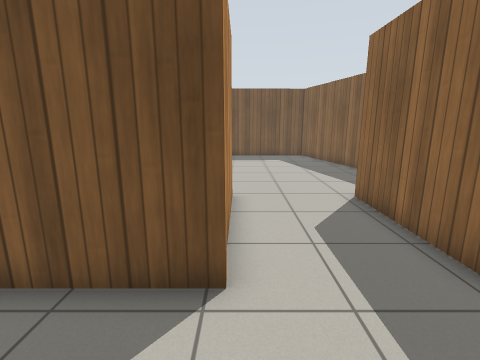
view 1 (above)

12 first-person views from a walk through a Gazebo world. The camera is 1.2 m above the floor, tilts 12° down and sees 85° across. The floor is counted in squares, 0.5 m on a side. Each view is taken from the middle of a square. On the plan, view 1 faces up. The plan holds only what a view shows up to about 17 squares ahead; the rest is blank. Gazebo's built-in surfaces are drawn with simple patterns.

view 2
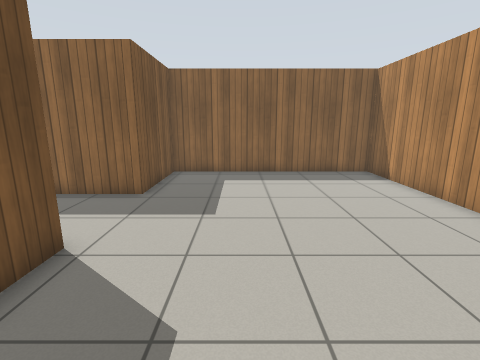

view 3
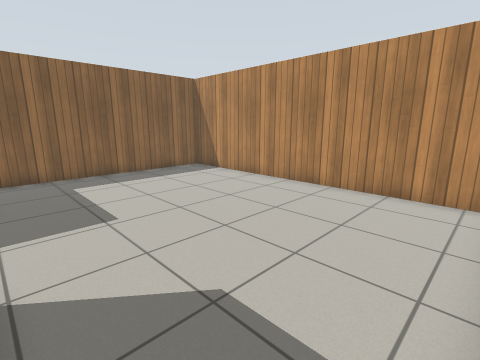

view 4
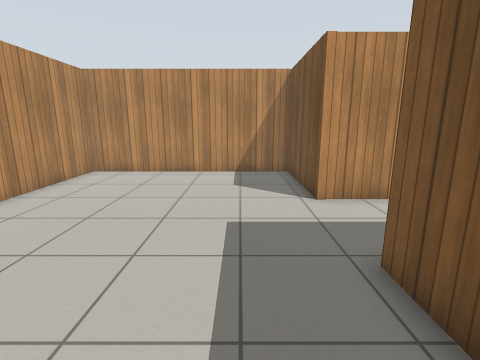

view 5
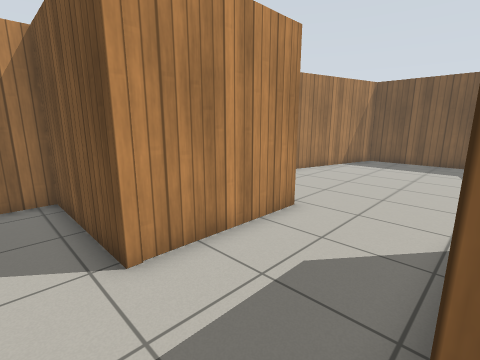

view 6
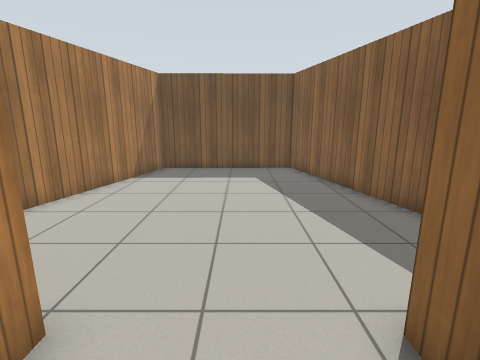

view 7
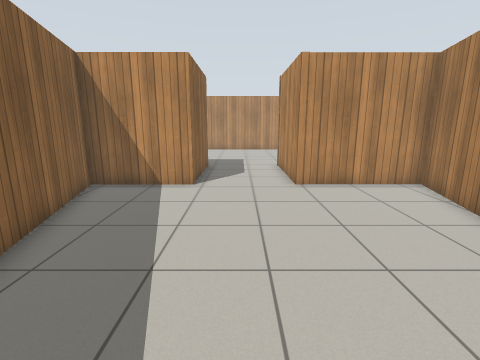

view 8
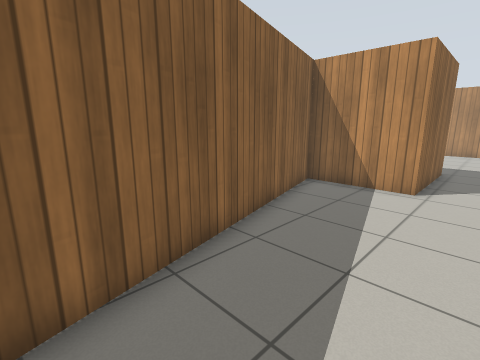

view 9
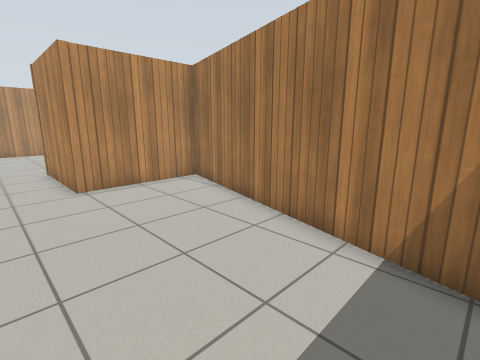

view 10
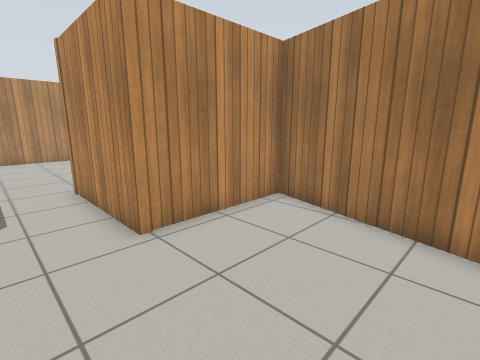

view 11
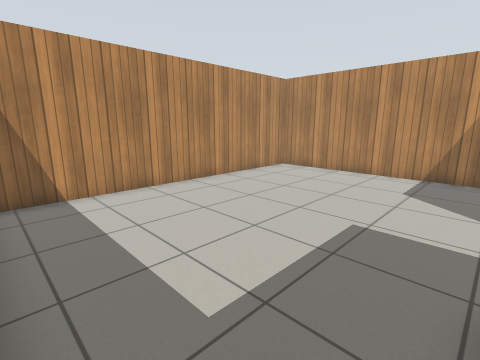

view 12
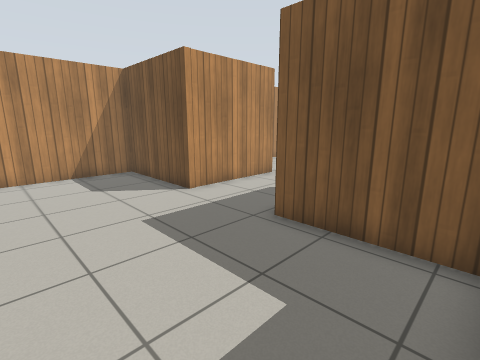

### Floor plan
Points are (right, up) in squares from view 1. A wall is a line through its corners. A room is listed if a view was taken in it or the views show most of it. See-through windows are left out.
Room 1 (views 1, 2, 3, 4, 5, 6, 11, 12)
walls: (-0.3, 8.6) (-0.3, 3.5) (-5.4, 3.5) (-5.4, -6.6) (8.4, -6.6) (8.4, 3.5) (3.9, 3.5) (3.9, 8.6)
ways out: opening at (2, 8.8) to room 2
Room 2 (views 7, 8, 9, 10)
walls: (3.9, 8.6) (8.1, 8.6) (4.8, 20.6) (-2.2, 20.5) (-5.4, 8.6) (-0.3, 8.6)
ways out: opening at (2, 8.8) to room 1

Where each view was taken, in squares from view 1:
view 1: 0 up, 0 right, facing up
view 2: 0 up, 5 left, facing right
view 3: 3 up, 5 left, facing down-right
view 4: 1 up, 8 right, facing left
view 5: 2 up, 4 right, facing up-left
view 6: 6 up, 2 right, facing up
view 7: 19 up, 2 right, facing down
view 8: 19 up, 2 right, facing down-right
view 9: 19 up, 2 right, facing down-left
view 10: 14 up, 2 right, facing down-left
view 11: 3 up, 8 right, facing down-left
view 12: 2 down, 8 right, facing up-left
